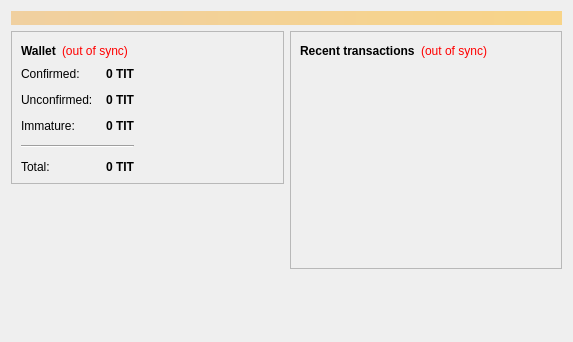
<?xml version="1.0" encoding="UTF-8"?>
<ui version="4.0">
 <class>OverviewPage</class>
 <widget class="QWidget" name="OverviewPage">
  <property name="geometry">
   <rect>
    <x>0</x>
    <y>0</y>
    <width>573</width>
    <height>342</height>
   </rect>
  </property>
  <property name="windowTitle">
   <string>Form</string>
  </property>
  <layout class="QVBoxLayout" name="topLayout">
   <item>
    <widget class="QLabel" name="labelAlerts">
     <property name="visible">
      <bool>false</bool>
     </property>
     <property name="styleSheet">
      <string notr="true">background-color: qlineargradient(x1: 0, y1: 0, x2: 1, y2: 0, stop:0 #F0D0A0, stop:1 #F8D488); color:#000000;</string>
     </property>
     <property name="wordWrap">
      <bool>true</bool>
     </property>
     <property name="margin">
      <number>3</number>
     </property>
    </widget>
   </item>
   <item>
    <layout class="QHBoxLayout" name="horizontalLayout" stretch="1,1">
     <item>
      <layout class="QVBoxLayout" name="verticalLayout_2">
       <item>
        <widget class="QFrame" name="frame">
         <property name="frameShape">
          <enum>QFrame::StyledPanel</enum>
         </property>
         <property name="frameShadow">
          <enum>QFrame::Raised</enum>
         </property>
         <layout class="QVBoxLayout" name="verticalLayout_4">
          <item>
           <layout class="QHBoxLayout" name="horizontalLayout_4">
            <item>
             <widget class="QLabel" name="label_5">
              <property name="font">
               <font>
                <weight>75</weight>
                <bold>true</bold>
               </font>
              </property>
              <property name="text">
               <string>Wallet</string>
              </property>
             </widget>
            </item>
            <item>
             <widget class="QLabel" name="labelWalletStatus">
              <property name="toolTip">
               <string>The displayed information may be out of date. Your wallet automatically synchronizes with the Bitcoin network after a connection is established, but this process has not completed yet.</string>
              </property>
              <property name="styleSheet">
               <string notr="true">QLabel { color: red; }</string>
              </property>
              <property name="text">
               <string notr="true">(out of sync)</string>
              </property>
              <property name="alignment">
               <set>Qt::AlignLeading|Qt::AlignLeft|Qt::AlignVCenter</set>
              </property>
             </widget>
            </item>
            <item>
             <spacer name="horizontalSpacer_2">
              <property name="orientation">
               <enum>Qt::Horizontal</enum>
              </property>
              <property name="sizeHint" stdset="0">
               <size>
                <width>40</width>
                <height>20</height>
               </size>
              </property>
             </spacer>
            </item>
           </layout>
          </item>
          <item>
          <layout class="QHBoxLayout" name="horizontalLayout_3">
           <item>
           <layout class="QFormLayout" name="formLayout_2">
            <property name="fieldGrowthPolicy">
             <enum>QFormLayout::AllNonFixedFieldsGrow</enum>
            </property>
            <property name="horizontalSpacing">
             <number>12</number>
            </property>
            <property name="verticalSpacing">
             <number>12</number>
            </property>
            <item row="0" column="0">
             <widget class="QLabel" name="label">
              <property name="text">
               <string>Confirmed:</string>
              </property>
             </widget>
            </item>
            <item row="0" column="1">
             <widget class="QLabel" name="labelBalance">
              <property name="font">
               <font>
                <weight>75</weight>
                <bold>true</bold>
               </font>
              </property>
              <property name="cursor">
               <cursorShape>IBeamCursor</cursorShape>
              </property>
              <property name="toolTip">
               <string>Your current spendable balance</string>
              </property>
              <property name="text">
               <string notr="true">0 TIT</string>
              </property>
              <property name="alignment">
               <set>Qt::AlignRight|Qt::AlignTrailing|Qt::AlignVCenter</set>
              </property>
              <property name="textInteractionFlags">
               <set>Qt::LinksAccessibleByMouse|Qt::TextSelectableByKeyboard|Qt::TextSelectableByMouse</set>
              </property>
             </widget>
            </item>
            <item row="1" column="0">
             <widget class="QLabel" name="label_3">
              <property name="text">
               <string>Unconfirmed:</string>
              </property>
             </widget>
            </item>
            <item row="1" column="1">
             <widget class="QLabel" name="labelUnconfirmed">
              <property name="font">
               <font>
                <weight>75</weight>
                <bold>true</bold>
               </font>
              </property>
              <property name="cursor">
               <cursorShape>IBeamCursor</cursorShape>
              </property>
              <property name="toolTip">
               <string>Total of transactions that have yet to be confirmed, and do not yet count toward the spendable balance</string>
              </property>
              <property name="text">
               <string notr="true">0 TIT</string>
              </property>
              <property name="alignment">
               <set>Qt::AlignRight|Qt::AlignTrailing|Qt::AlignVCenter</set>
              </property>
              <property name="textInteractionFlags">
               <set>Qt::LinksAccessibleByMouse|Qt::TextSelectableByKeyboard|Qt::TextSelectableByMouse</set>
              </property>
             </widget>
            </item>
            <item row="2" column="0">
             <widget class="QLabel" name="labelImmatureText">
              <property name="text">
               <string>Immature:</string>
              </property>
             </widget>
            </item>
            <item row="2" column="1">
             <widget class="QLabel" name="labelImmature">
              <property name="font">
               <font>
                <weight>75</weight>
                <bold>true</bold>
               </font>
              </property>
              <property name="toolTip">
               <string>Mined balance that has not yet matured</string>
              </property>
              <property name="text">
               <string notr="true">0 TIT</string>
              </property>
              <property name="alignment">
               <set>Qt::AlignRight|Qt::AlignTrailing|Qt::AlignVCenter</set>
              </property>
              <property name="textInteractionFlags">
               <set>Qt::LinksAccessibleByMouse|Qt::TextSelectableByKeyboard|Qt::TextSelectableByMouse</set>
              </property>
             </widget>
            </item>
            <item row="4" column="0">
             <widget class="QLabel" name="labelTotalText">
              <property name="text">
               <string>Total:</string>
              </property>
             </widget>
            </item>
            <item row="4" column="1">
             <widget class="QLabel" name="labelTotal">
              <property name="font">
               <font>
                <weight>75</weight>
                <bold>true</bold>
               </font>
              </property>
              <property name="cursor">
               <cursorShape>IBeamCursor</cursorShape>
              </property>
              <property name="toolTip">
               <string>Your current total balance</string>
              </property>
              <property name="text">
               <string notr="true">0 TIT</string>
              </property>
              <property name="alignment">
               <set>Qt::AlignRight|Qt::AlignTrailing|Qt::AlignVCenter</set>
              </property>
              <property name="textInteractionFlags">
               <set>Qt::LinksAccessibleByMouse|Qt::TextSelectableByKeyboard|Qt::TextSelectableByMouse</set>
              </property>
             </widget>
            </item>
            <item row="3" column="0" colspan="2">
             <widget class="Line" name="line">
              <property name="orientation">
               <enum>Qt::Horizontal</enum>
              </property>
             </widget>
            </item>
           </layout>
          </item>
            <item>
             <spacer name="horizontalSpacer_3">
              <property name="orientation">
               <enum>Qt::Horizontal</enum>
              </property>
              <property name="sizeHint" stdset="0">
               <size>
                <width>40</width>
                <height>20</height>
               </size>
              </property>
             </spacer>
            </item>
           </layout>
          </item>
         </layout>
        </widget>
       </item>
       <item>
        <spacer name="verticalSpacer">
         <property name="orientation">
          <enum>Qt::Vertical</enum>
         </property>
         <property name="sizeHint" stdset="0">
          <size>
           <width>20</width>
           <height>40</height>
          </size>
         </property>
        </spacer>
       </item>
      </layout>
     </item>
     <item>
      <layout class="QVBoxLayout" name="verticalLayout_3">
       <item>
        <widget class="QFrame" name="frame_2">
         <property name="frameShape">
          <enum>QFrame::StyledPanel</enum>
         </property>
         <property name="frameShadow">
          <enum>QFrame::Raised</enum>
         </property>
         <layout class="QVBoxLayout" name="verticalLayout">
          <item>
           <layout class="QHBoxLayout" name="horizontalLayout_2">
            <item>
             <widget class="QLabel" name="label_4">
              <property name="text">
               <string>&lt;b&gt;Recent transactions&lt;/b&gt;</string>
              </property>
             </widget>
            </item>
            <item>
             <widget class="QLabel" name="labelTransactionsStatus">
              <property name="toolTip">
               <string>The displayed information may be out of date. Your wallet automatically synchronizes with the Bitcoin network after a connection is established, but this process has not completed yet.</string>
              </property>
              <property name="styleSheet">
               <string notr="true">QLabel { color: red; }</string>
              </property>
              <property name="text">
               <string notr="true">(out of sync)</string>
              </property>
              <property name="alignment">
               <set>Qt::AlignRight|Qt::AlignTrailing|Qt::AlignVCenter</set>
              </property>
             </widget>
            </item>
            <item>
             <spacer name="horizontalSpacer">
              <property name="orientation">
               <enum>Qt::Horizontal</enum>
              </property>
              <property name="sizeHint" stdset="0">
               <size>
                <width>40</width>
                <height>20</height>
               </size>
              </property>
             </spacer>
            </item>
           </layout>
          </item>
          <item>
           <widget class="QListView" name="listTransactions">
            <property name="styleSheet">
             <string notr="true">QListView { background: transparent; }</string>
            </property>
            <property name="frameShape">
             <enum>QFrame::NoFrame</enum>
            </property>
            <property name="verticalScrollBarPolicy">
             <enum>Qt::ScrollBarAlwaysOff</enum>
            </property>
            <property name="horizontalScrollBarPolicy">
             <enum>Qt::ScrollBarAlwaysOff</enum>
            </property>
            <property name="selectionMode">
             <enum>QAbstractItemView::NoSelection</enum>
            </property>
           </widget>
          </item>
         </layout>
        </widget>
       </item>
       <item>
        <spacer name="verticalSpacer_2">
         <property name="orientation">
          <enum>Qt::Vertical</enum>
         </property>
         <property name="sizeHint" stdset="0">
          <size>
           <width>20</width>
           <height>40</height>
          </size>
         </property>
        </spacer>
       </item>
      </layout>
     </item>
    </layout>
   </item>
  </layout>
 </widget>
 <resources/>
 <connections/>
</ui>
